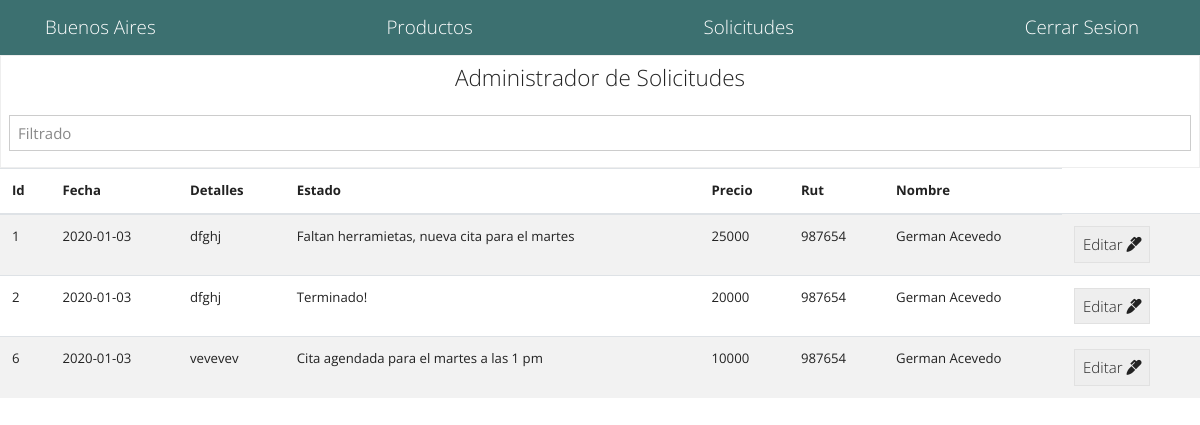
The app's page /vistas/tsolicitud.php (signed in) with its own data.
### tables this page shows
CREATE TABLE `solicitud` (
  `id_solicitud` int(11) NOT NULL,
  `fecha` date NOT NULL,
  `detalles` varchar(45) NOT NULL,
  `estado` varchar(45) NOT NULL,
  `precio` int(11) NOT NULL,
  `rut` int(11) NOT NULL
);

CREATE TABLE `usuario` (
  `rut` int(11) NOT NULL,
  `nombre` varchar(45) NOT NULL,
  `apellidos` varchar(45) NOT NULL,
  `telefono` int(11) NOT NULL,
  `correo` varchar(45) NOT NULL,
  `direccion` varchar(45) NOT NULL,
  `password` varchar(45) NOT NULL,
  `id_rol` int(11) NOT NULL
);

### vistas/tsolicitud.php (the view, shortened to what this page needs)
<?php
  require_once("../include/tecnico.php");
?>
<form class="text-center border border-light p-2">
    <p class="h4 mb-4">Administrador de Solicitudes</p>
    <div class="form-row mb-2">
        <div class="col">
            <input id="entradafilter" type="text" class="form-control" placeholder="Filtrado">
        </div>
    </div>
</form>
<table class="table table-striped">
    <thead>
        <tr>
            <th>Id</th>
            <th>Fecha</th>
            <th>Detalles</th>
            <th>Estado</th>
            <th>Precio</th>
            <th>Rut</th>
            <th>Nombre</th>
        </tr>
    </thead>
    <tbody class="contenidobusqueda">
        <?php
            $query = "SELECT s.id_solicitud, s.fecha, s.detalles,
            s.estado, s.precio, u.rut, concat_ws(' ',u.nombre, u.apellidos)
             as nombre FROM solicitud s INNER JOIN usuario u on u.rut = s.rut";
            $result_tasks = mysqli_query($mysqli, $query);
            while($row = mysqli_fetch_assoc($result_tasks)) { ?>
                <tr>
                    <td><?php echo $row['id_solicitud']; ?></td>
                    <td><?php echo $row['fecha']; ?></td>
                    <td><?php echo $row['detalles']; ?></td>
                    <td><?php echo $row['estado']; ?></td>
                    <td><?php echo $row['precio']; ?></td>
                    <td><?php echo $row['rut']; ?></td>
                    <td><?php echo $row['nombre']; ?></td>
                    <td>
                        <a href="../modelo/solicitud_actualizar.php?id_solicitud=<?php echo $row['id_solicitud']?>"
                        class="btn btn-secondary">Editar
                            <i class="fas fa-marker"></i>
                    </td>
                </tr>
        <?php } ?>
    </tbody>
</table>
<?php include('../include/footer.php'); ?>

### records on screen
solicitud: id_solicitud "1", fecha "2020-01-03", detalles "dfghj", estado "Faltan herramietas, nueva cita para el martes", precio "25000", rut.rut "987654", nombre "German Acevedo"
solicitud: id_solicitud "2", fecha "2020-01-03", detalles "dfghj", estado "Terminado!", precio "20000", rut.rut "987654", nombre "German Acevedo"
solicitud: id_solicitud "6", fecha "2020-01-03", detalles "vevevev", estado "Cita agendada para el martes a las 1 pm", precio "10000", rut.rut "987654", nombre "German Acevedo"
